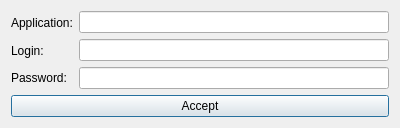
<?xml version="1.0" encoding="UTF-8"?>
<ui version="4.0">
 <class>AddNewNote</class>
 <widget class="QDialog" name="AddNewNote">
  <property name="geometry">
   <rect>
    <x>0</x>
    <y>0</y>
    <width>400</width>
    <height>128</height>
   </rect>
  </property>
  <property name="windowTitle">
   <string>Dialog</string>
  </property>
  <layout class="QVBoxLayout" name="verticalLayout_3">
   <item>
    <layout class="QHBoxLayout" name="horizontalLayout_2">
     <item>
      <layout class="QVBoxLayout" name="verticalLayout_2">
       <item>
        <spacer name="verticalSpacer">
         <property name="orientation">
          <enum>Qt::Vertical</enum>
         </property>
         <property name="sizeType">
          <enum>QSizePolicy::Fixed</enum>
         </property>
         <property name="sizeHint" stdset="0">
          <size>
           <width>20</width>
           <height>1</height>
          </size>
         </property>
        </spacer>
       </item>
       <item>
        <widget class="QLabel" name="label">
         <property name="styleSheet">
          <string notr="true">color: rgb(0, 0, 0);
font: 11pt &quot;Calisto MT&quot;;</string>
         </property>
         <property name="text">
          <string>Application:</string>
         </property>
        </widget>
       </item>
       <item>
        <widget class="QLabel" name="label_2">
         <property name="styleSheet">
          <string notr="true">color: rgb(0, 0, 0);
font: 11pt &quot;Calisto MT&quot;;</string>
         </property>
         <property name="text">
          <string>Login:</string>
         </property>
        </widget>
       </item>
       <item>
        <widget class="QLabel" name="label_3">
         <property name="styleSheet">
          <string notr="true">color: rgb(0, 0, 0);
font: 11pt &quot;Calisto MT&quot;;
</string>
         </property>
         <property name="text">
          <string>Password:</string>
         </property>
        </widget>
       </item>
      </layout>
     </item>
     <item>
      <layout class="QVBoxLayout" name="verticalLayout">
       <item>
        <widget class="QLineEdit" name="lineEdit">
         <property name="enabled">
          <bool>true</bool>
         </property>
         <property name="sizePolicy">
          <sizepolicy hsizetype="Expanding" vsizetype="Fixed">
           <horstretch>0</horstretch>
           <verstretch>0</verstretch>
          </sizepolicy>
         </property>
         <property name="minimumSize">
          <size>
           <width>0</width>
           <height>0</height>
          </size>
         </property>
        </widget>
       </item>
       <item>
        <widget class="QLineEdit" name="lineEdit_2">
         <property name="enabled">
          <bool>true</bool>
         </property>
         <property name="sizePolicy">
          <sizepolicy hsizetype="Expanding" vsizetype="Fixed">
           <horstretch>0</horstretch>
           <verstretch>0</verstretch>
          </sizepolicy>
         </property>
         <property name="minimumSize">
          <size>
           <width>0</width>
           <height>0</height>
          </size>
         </property>
        </widget>
       </item>
       <item>
        <widget class="QLineEdit" name="lineEdit_3">
         <property name="enabled">
          <bool>true</bool>
         </property>
         <property name="sizePolicy">
          <sizepolicy hsizetype="Expanding" vsizetype="Fixed">
           <horstretch>0</horstretch>
           <verstretch>0</verstretch>
          </sizepolicy>
         </property>
         <property name="minimumSize">
          <size>
           <width>0</width>
           <height>0</height>
          </size>
         </property>
        </widget>
       </item>
      </layout>
     </item>
    </layout>
   </item>
   <item>
    <widget class="QPushButton" name="pushButton">
     <property name="text">
      <string>Accept</string>
     </property>
    </widget>
   </item>
  </layout>
 </widget>
 <resources/>
 <connections/>
</ui>
